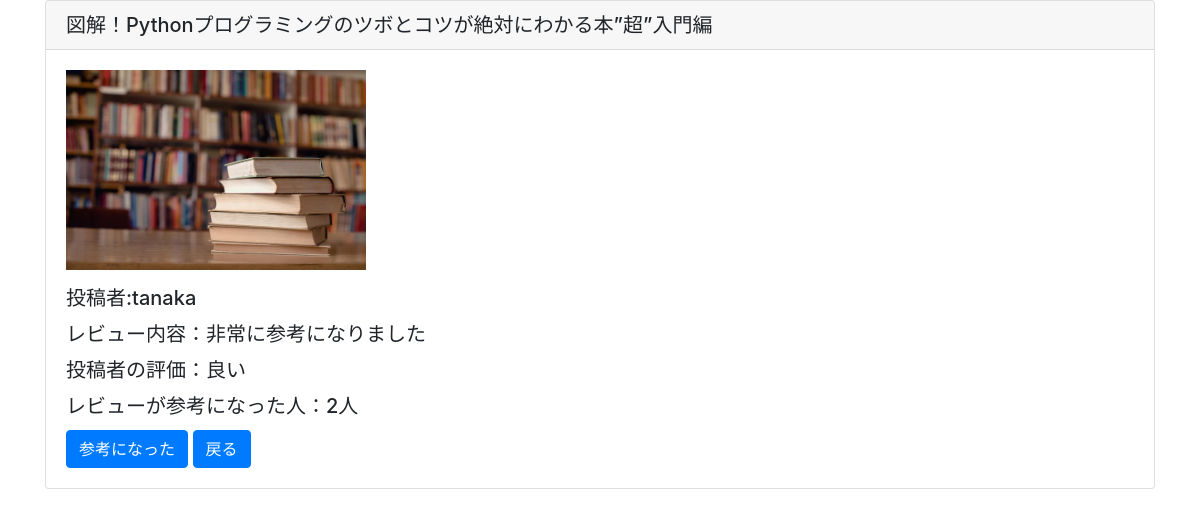
/detail/1/ (signed in), run on the app's committed database.
### reviewpost/models.py (models this page shows)
class ReviewModel(models.Model):
    title = models.CharField(max_length=100)
    content = models.TextField()
    author = models.ForeignKey(User,on_delete=models.CASCADE)
    images = models.ImageField(upload_to='')
    useful_review = models.IntegerField(null=True,blank=True,default=0)
    useful_review_record = models.TextField()
    evaluation = models.CharField(max_length=10,choices=EVALUATION_CHOICES)

### reviewpost/views.py (the view)
# urls.py: path('detail/<int:pk>/',detailview,name='detail'),
@login_required
def detailview(request,pk):
    object = ReviewModel.objects.get(pk=pk)
    return render(request,'detail.html',{'object':object})

### templates/detail.html
{% extends 'base.html' %}
{% load static %}
{% block header %}
<link rel='stylesheet' type="text/css" href="{% static 'style.css' %}">
{% endblock header %}
{% block content %}
<div class="container">
<div class="card">
    <h5 class="card-header">{{object.title}}</h5>
    <div class="card-body">
        <p><img src='{{object.images.url}}' width=300></p>
        <h5 class="card-title">投稿者:{{object.author}}</h5>
        <h5 class="card-title">レビュー内容：{{object.content}}</h5>
        <h5 class="card-title">投稿者の評価：{{object.evaluation}}</h5>
        <h5 class="card-title">レビューが参考になった人：{{object.useful_review}}人</h5>
        <a href="{% url 'evaluation' object.pk %}" class="btn btn-primary" role="button" aria-pressed="true">参考になった</a>
        <a href="{% url 'list' %}" class="btn btn-primary">戻る</a>
    </div>
</div>
</div>
{% endblock content %}

### static/style.css (style rules this page uses)
.card { margin-bottom:30px; }

### data on the page
ReviewModel: title "図解！Pythonプログラミングのツボとコツが絶対にわかる本”超”入門編", images (picture), author "tanaka", content "非常に参考になりました", evaluation "良い", useful_review "2"
